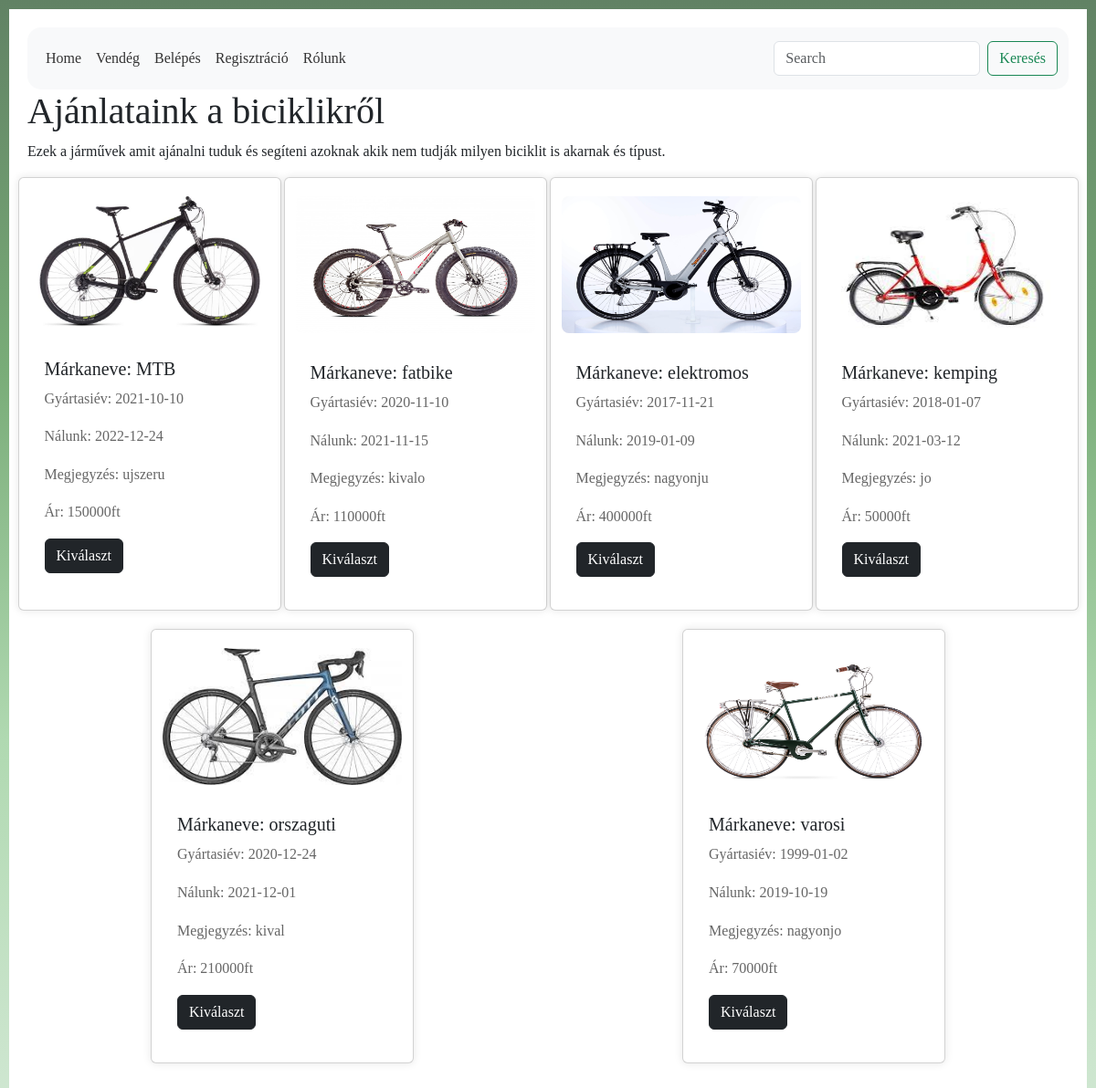
The page / on the database its author committed.
### tables this page shows
CREATE TABLE `bicikli_1` (
  `bicikli_id` int(10) UNSIGNED NOT NULL,
  `markaneve` varchar(255) NOT NULL,
  `tipus` varchar(255) NOT NULL,
  `gyartasiev` date NOT NULL,
  `megjegyzes` varchar(255) NOT NULL,
  `nyilvantartasban` date NOT NULL,
  `ar` varchar(100) NOT NULL
);

### class/Database.php (called while the page is built, shortened)
<?php
class Database {
    private $db = null;
    public function __construct($host, $username, $pass, $db) {
        try {
            $this->db = new mysqli($host, $username, $pass, $db);
            $this->db->set_charset("utf8");
        } catch (Exception $exc) {
            $this->error = true;
            echo '<p>Az adatbázis nem elérhető!</p>';
            exit();
        }
    }
    public function osszesBicikli() {
        $result = $this->db->query("SELECT * FROM `bicikli_1`");
        return $result->fetch_all(MYSQLI_ASSOC);
    }
}

### login/home.php (the view)
<h1>Ajánlataink a biciklikről</h1>
<p>Ezek a járművek amit ajánalni tuduk és segíteni azoknak akik nem tudják milyen biciklit is akarnak és típust.</p>
<div class="row">
    <?php
    foreach ($db->osszesBicikli() as $row) {
        $image = null;
        if (file_exists("./kepek/" . $row['markaneve'] . ".jpg")) {
            $image = "./kepek/" . $row['markaneve'] . ".jpg";
        } else if (file_exists("./kepek/" . $row['markaneve'] . ".jpeg")) {
            $image = "./kepek/" . $row['markaneve'] . ".jpeg";
        } else if (file_exists("./kepek/" . $row['markaneve'] . ".png")) {
            $image = "./kepek/" . $row['markaneve'] . ".png";
        } else if (file_exists("./kepek/" . $row['markaneve'] . ".png")) {
            $image = "./kepek/" . $row['markaneve'] . ".png";
        } else if (file_exists("./kepek/" . $row['markaneve'] . ".png")) {
            $image = "./kepek/" . $row['markaneve'] . ".png";
        } else if (file_exists("./kepek/" . $row['markaneve'] . ".png")) {
            $image = "./kepek/" . $row['markaneve'] . ".png";
        } else {
            $image = "./images/Nincskep.jpg";
        }
        $card = '<div class="card" style="width: 18rem;">
                    <img src="'.$image.'" class="card-img-top" alt="...">
                    <div class="card-body">
                        <h5 class="card-title">Márkaneve: ' . $row['markaneve'] . '</h5>' .
                '<p class="card-text">Gyártasiév: ' . $row['gyartasiev'] . '</p>' .
                '<p class="card-text">Nálunk: ' . $row['nyilvantartasban'] . '</p>' .
                '<p class="card-text">Megjegyzés: ' . $row['megjegyzes'] . '</p>' .
                '<p class="card-text">Ár: ' . $row['ar'] . '</p>' .
                '<a href="index.php?menu=home&id=' . $row['bicikli_id'] . '" class="btn btn-dark">Kiválaszt</a>
                    </div>
                </div>
            ';
        echo $card;
    }
    ?>
</div>

### layout/bicikli.css (style rules this page uses)
html { background-image: linear-gradient( 180deg, #618264, #79AC78, rgb(176, 217, 177), rgb(208, 231, 210)); padding: 10px; bottom: auto; box-sizing: border-box; background-repeat: no-repeat; }
*, *:before, *:after { box-sizing: border-box; font-family: Gotham Rounded; }
.card-img, .card-img-top { max-height: 150px; width: auto; }
body { font-family: Arial, sans-serif; background-color: #f2f2f2; margin: 20px; padding: 20px; }
.card { background: 180deg, #618264, #79AC78, rgb(176, 217, 177); border-radius: 8px; box-shadow: 0 0 10px rgba(0, 0, 0, 0.1); width: 300px; margin: 20px auto; padding: 20px; }
.card img { width: 100%; border-radius: 8px; margin-bottom: 15px; }
.card p { color: #666; font-size: 16px; line-height: 1.6; }
a { color: black; text-decoration: none; }

### rows shown on the page
bicikli_1: shows a picture, markaneve "MTB", gyartasiev "2021-10-10", nyilvantartasban "2022-12-24", megjegyzes "ujszeru", ar "150000ft"
bicikli_1: markaneve (picture), markaneve "fatbike", gyartasiev "2020-11-10", nyilvantartasban "2021-11-15", megjegyzes "kivalo", ar "110000ft"
bicikli_1: markaneve (picture), markaneve "elektromos", gyartasiev "2017-11-21", nyilvantartasban "2019-01-09", megjegyzes "nagyonju", ar "400000ft"
bicikli_1: markaneve (picture), markaneve "kemping", gyartasiev "2018-01-07", nyilvantartasban "2021-03-12", megjegyzes "jo", ar "50000ft"
bicikli_1: markaneve (picture), markaneve "orszaguti", gyartasiev "2020-12-24", nyilvantartasban "2021-12-01", megjegyzes "kival", ar "210000ft"
bicikli_1: markaneve (picture), markaneve "varosi", gyartasiev "1999-01-02", nyilvantartasban "2019-10-19", megjegyzes "nagyonjo", ar "70000ft"
